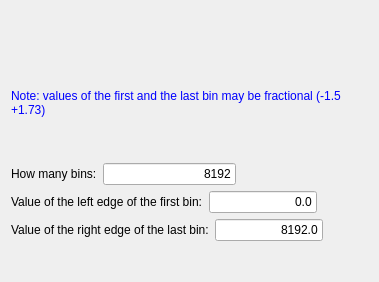
   <widget class="QWidget" name="tab">
    <attribute name="title">
     <string>1D spectrum</string>
    </attribute>
    <layout class="QVBoxLayout">
     <item>
      <spacer name="spacer18_2">
       <property name="orientation">
        <enum>Qt::Vertical</enum>
       </property>
       <property name="sizeType">
        <enum>QSizePolicy::Expanding</enum>
       </property>
       <property name="sizeHint" stdset="0">
        <size>
         <width>20</width>
         <height>51</height>
        </size>
       </property>
      </spacer>
     </item>
     <item>
      <layout class="QHBoxLayout">
       <item>
        <spacer name="spacer19">
         <property name="orientation">
          <enum>Qt::Horizontal</enum>
         </property>
         <property name="sizeType">
          <enum>QSizePolicy::Expanding</enum>
         </property>
         <property name="sizeHint" stdset="0">
          <size>
           <width>61</width>
           <height>21</height>
          </size>
         </property>
        </spacer>
       </item>
       <item>
        <widget class="QLabel" name="pixmapLabel1">
         <property name="maximumSize">
          <size>
           <width>300</width>
           <height>200</height>
          </size>
         </property>
         <property name="pixmap">
          <pixmap>1d_binning.png</pixmap>
         </property>
         <property name="scaledContents">
          <bool>true</bool>
         </property>
         <property name="alignment">
          <set>Qt::AlignCenter</set>
         </property>
         <property name="wordWrap">
          <bool>false</bool>
         </property>
        </widget>
       </item>
       <item>
        <spacer name="spacer20_2">
         <property name="orientation">
          <enum>Qt::Horizontal</enum>
         </property>
         <property name="sizeType">
          <enum>QSizePolicy::Expanding</enum>
         </property>
         <property name="sizeHint" stdset="0">
          <size>
           <width>81</width>
           <height>21</height>
          </size>
         </property>
        </spacer>
       </item>
      </layout>
     </item>
     <item>
      <widget class="QLabel" name="textLabel1_6">
       <property name="text">
        <string>&lt;font color=&quot;#0000ff&quot;&gt;Note: values of the first and the last bin may be fractional (-1.5    +1.73)&lt;/font&gt;</string>
       </property>
       <property name="alignment">
        <set>Qt::AlignVCenter</set>
       </property>
       <property name="wordWrap">
        <bool>true</bool>
       </property>
      </widget>
     </item>
     <item>
      <spacer name="spacer18">
       <property name="orientation">
        <enum>Qt::Vertical</enum>
       </property>
       <property name="sizeType">
        <enum>QSizePolicy::Expanding</enum>
       </property>
       <property name="sizeHint" stdset="0">
        <size>
         <width>21</width>
         <height>40</height>
        </size>
       </property>
      </spacer>
     </item>
     <item>
      <layout class="QHBoxLayout">
       <item>
        <widget class="QLabel" name="textLabel1">
         <property name="text">
          <string>How many bins:</string>
         </property>
         <property name="wordWrap">
          <bool>false</bool>
         </property>
        </widget>
       </item>
       <item>
        <widget class="QLineEdit" name="lineEdit_bins">
         <property name="text">
          <string>8192</string>
         </property>
         <property name="maxLength">
          <number>8</number>
         </property>
         <property name="alignment">
          <set>Qt::AlignRight</set>
         </property>
        </widget>
       </item>
       <item>
        <spacer name="spacer20">
         <property name="orientation">
          <enum>Qt::Horizontal</enum>
         </property>
         <property name="sizeType">
          <enum>QSizePolicy::Expanding</enum>
         </property>
         <property name="sizeHint" stdset="0">
          <size>
           <width>81</width>
           <height>21</height>
          </size>
         </property>
        </spacer>
       </item>
      </layout>
     </item>
     <item>
      <layout class="QHBoxLayout">
       <item>
        <widget class="QLabel" name="textLabel1_2">
         <property name="text">
          <string>Value of the left edge of the first bin:</string>
         </property>
         <property name="alignment">
          <set>Qt::AlignVCenter</set>
         </property>
         <property name="wordWrap">
          <bool>false</bool>
         </property>
        </widget>
       </item>
       <item>
        <widget class="QLineEdit" name="lineEdit_first_bin">
         <property name="text">
          <string>0.0</string>
         </property>
         <property name="maxLength">
          <number>8</number>
         </property>
         <property name="alignment">
          <set>Qt::AlignRight</set>
         </property>
        </widget>
       </item>
       <item>
        <spacer name="spacer21">
         <property name="orientation">
          <enum>Qt::Horizontal</enum>
         </property>
         <property name="sizeType">
          <enum>QSizePolicy::Expanding</enum>
         </property>
         <property name="sizeHint" stdset="0">
          <size>
           <width>51</width>
           <height>21</height>
          </size>
         </property>
        </spacer>
       </item>
      </layout>
     </item>
     <item>
      <layout class="QHBoxLayout">
       <item>
        <widget class="QLabel" name="textLabel1_2_2">
         <property name="text">
          <string>Value of the right edge of the last bin:</string>
         </property>
         <property name="alignment">
          <set>Qt::AlignVCenter</set>
         </property>
         <property name="wordWrap">
          <bool>false</bool>
         </property>
        </widget>
       </item>
       <item>
        <widget class="QLineEdit" name="lineEdit_last_bin">
         <property name="text">
          <string>8192.0</string>
         </property>
         <property name="alignment">
          <set>Qt::AlignRight</set>
         </property>
        </widget>
       </item>
       <item>
        <spacer name="spacer22">
         <property name="orientation">
          <enum>Qt::Horizontal</enum>
         </property>
         <property name="sizeType">
          <enum>QSizePolicy::Expanding</enum>
         </property>
         <property name="sizeHint" stdset="0">
          <size>
           <width>41</width>
           <height>20</height>
          </size>
         </property>
        </spacer>
       </item>
      </layout>
     </item>
     <item>
      <spacer name="spacer15">
       <property name="orientation">
        <enum>Qt::Vertical</enum>
       </property>
       <property name="sizeType">
        <enum>QSizePolicy::Expanding</enum>
       </property>
       <property name="sizeHint" stdset="0">
        <size>
         <width>20</width>
         <height>30</height>
        </size>
       </property>
      </spacer>
     </item>
    </layout>
   </widget>
